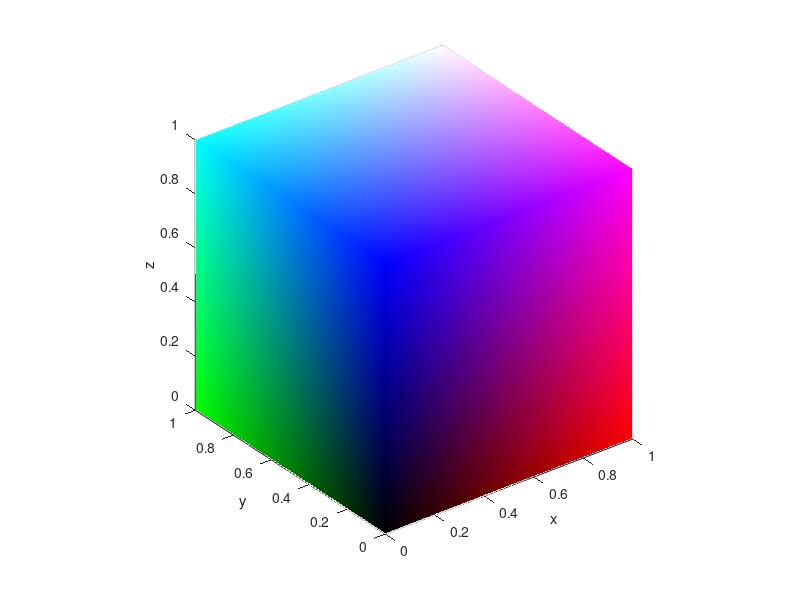

Here is the MATLAB script that generated this plot:
x=[
NaN 0 1 NaN % NaN= not a number
0 0 1 1
0 0 1 1
NaN 0 1 NaN
NaN 0 1 NaN
NaN NaN NaN NaN
];
y=[
NaN 0 0 NaN
0 0 0 0
1 1 1 1
NaN 1 1 NaN
NaN 0 0 NaN
NaN NaN NaN NaN
];
z=[
NaN 0 0 NaN
0 1 1 0
0 1 1 0
NaN 0 0 NaN
NaN 0 0 NaN
NaN NaN NaN NaN
];

cc=zeros(8,3); % zeros crea un arreglo de 8(Colores) por 3(x,y,z)
cc(1,:)=[0 0 0]; % black
cc(2,:)=[1 0 0]; % red
cc(3,:)=[0 1 0]; % green
cc(4,:)=[0 0 1]; % blue
cc(5,:)=[1 0 1]; % magenta
cc(6,:)=[0 1 1]; % cyan
cc(7,:)=[1 1 0]; % yellow
cc(8,:)=[1 1 1]; % white
cs=size(x);
c=repmat(zeros(cs),[1 1 3]);%repmat crea una nueva matriz donde cada reglon contiene el arreglo zeros
for i=1:size(cc,1)
ix=find(x==cc(i,1) &...
y==cc(i,2) &...
z==cc(i,3));
[ir,ic]=ind2sub(cs,ix);
for k=1:3
for m=1:length(ir)
c(ir(m),ic(m),k)=cc(i,k);
end
end
end
s=surf(x,y,z,c);
shading interp; % Para que difumine el color
xlabel('x');
ylabel('y');
zlabel('z');
axis equal;
axis on;
rotate3d on